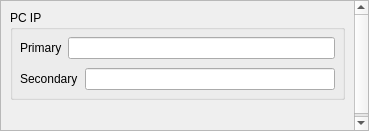
<?xml version="1.0" encoding="UTF-8"?>
<ui version="4.0">
 <class>NetworkSettingsControl</class>
 <widget class="QWidget" name="NetworkSettingsControl">
  <property name="geometry">
   <rect>
    <x>0</x>
    <y>0</y>
    <width>369</width>
    <height>131</height>
   </rect>
  </property>
  <property name="sizePolicy">
   <sizepolicy hsizetype="Preferred" vsizetype="Preferred">
    <horstretch>0</horstretch>
    <verstretch>1</verstretch>
   </sizepolicy>
  </property>
  <property name="windowTitle">
   <string>Form</string>
  </property>
  <layout class="QVBoxLayout" name="verticalLayout">
   <property name="leftMargin">
    <number>0</number>
   </property>
   <property name="topMargin">
    <number>0</number>
   </property>
   <property name="rightMargin">
    <number>0</number>
   </property>
   <property name="bottomMargin">
    <number>0</number>
   </property>
   <item>
    <widget class="QScrollArea" name="scrollArea">
     <property name="widgetResizable">
      <bool>true</bool>
     </property>
     <widget class="QWidget" name="scrollAreaWidgetContents">
      <property name="geometry">
       <rect>
        <x>0</x>
        <y>0</y>
        <width>350</width>
        <height>156</height>
       </rect>
      </property>
      <layout class="QVBoxLayout" name="verticalLayout_2">
       <item>
        <widget class="QGroupBox" name="groupBox">
         <property name="sizePolicy">
          <sizepolicy hsizetype="Preferred" vsizetype="Maximum">
           <horstretch>0</horstretch>
           <verstretch>0</verstretch>
          </sizepolicy>
         </property>
         <property name="minimumSize">
          <size>
           <width>0</width>
           <height>0</height>
          </size>
         </property>
         <property name="title">
          <string>PC IP</string>
         </property>
         <layout class="QVBoxLayout" name="verticalLayout_3">
          <property name="spacing">
           <number>5</number>
          </property>
          <property name="leftMargin">
           <number>5</number>
          </property>
          <property name="topMargin">
           <number>5</number>
          </property>
          <property name="rightMargin">
           <number>5</number>
          </property>
          <property name="bottomMargin">
           <number>5</number>
          </property>
          <item>
           <widget class="QWidget" name="widget" native="true">
            <property name="sizePolicy">
             <sizepolicy hsizetype="Preferred" vsizetype="Maximum">
              <horstretch>0</horstretch>
              <verstretch>0</verstretch>
             </sizepolicy>
            </property>
            <layout class="QHBoxLayout" name="horizontalLayout">
             <property name="leftMargin">
              <number>2</number>
             </property>
             <property name="topMargin">
              <number>2</number>
             </property>
             <property name="rightMargin">
              <number>2</number>
             </property>
             <property name="bottomMargin">
              <number>2</number>
             </property>
             <item>
              <widget class="QLabel" name="label">
               <property name="text">
                <string>Primary</string>
               </property>
              </widget>
             </item>
             <item>
              <widget class="QLineEdit" name="p_pc_ip_edit"/>
             </item>
            </layout>
           </widget>
          </item>
          <item>
           <widget class="QWidget" name="widget_3" native="true">
            <property name="sizePolicy">
             <sizepolicy hsizetype="Preferred" vsizetype="Maximum">
              <horstretch>0</horstretch>
              <verstretch>0</verstretch>
             </sizepolicy>
            </property>
            <layout class="QHBoxLayout" name="horizontalLayout_3">
             <property name="spacing">
              <number>7</number>
             </property>
             <property name="leftMargin">
              <number>2</number>
             </property>
             <property name="topMargin">
              <number>2</number>
             </property>
             <property name="rightMargin">
              <number>2</number>
             </property>
             <property name="bottomMargin">
              <number>2</number>
             </property>
             <item>
              <widget class="QLabel" name="label_4">
               <property name="text">
                <string>Secondary</string>
               </property>
              </widget>
             </item>
             <item>
              <widget class="QLineEdit" name="s_pc_ip_edit"/>
             </item>
            </layout>
           </widget>
          </item>
         </layout>
        </widget>
       </item>
       <item>
        <widget class="QWidget" name="widget_5" native="true">
         <layout class="QHBoxLayout" name="horizontalLayout_5"/>
        </widget>
       </item>
      </layout>
     </widget>
    </widget>
   </item>
  </layout>
 </widget>
 <resources/>
 <connections/>
</ui>
